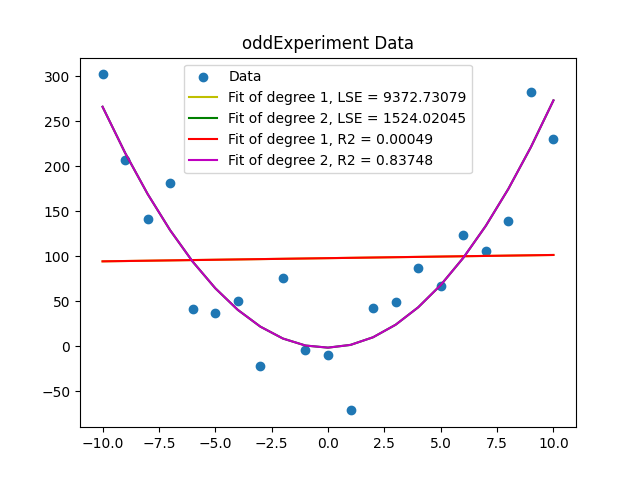

Recreate this plot in Python.
import numpy as np
import matplotlib.pyplot as plt
result = []  # 作為容器暫存數據
y = []  # 存y座標
x = []  # 存x座標

# -------------------------------讀文檔-------------------------------
path = "oddExperiment.txt"  # 文檔路徑
f = open(path, 'r')  # 讀文檔

# -------------------------------處理result,存入不同list-------------------------------
for line in f:
    result.append(list(line.strip("\n").split(",")))  # 把文檔逐行讀取存在result
f.close()  # 關閉檔案
del result[0]  # result的第一個元素不會用到
# print(result)  #檢測

for i in result:  # 把暫存在result的數據分到x和y的list
    k = i[0].split()
    print(k)
    y.append(float(k[0]))  # 轉成浮點數
    x.append(int(k[1]))  # 轉成數字

# print(y)    #檢測
# print(x)    #檢測

# -------------------------------畫圖-------------------------------
plt.scatter(x, y, label="Data")  # 繪製散點圖
plt.title('oddExperiment Data')
x = np.array(x)  # 先換成array，等下才可以直接互相加減
y = np.array(y)  # 先換成array，等下才可以直接互相加減

parameter1 = np.polyfit(x, y, 1)  # 對散點圖進行一階擬合
y2 = parameter1[0]*x+parameter1[1]

parameter2 = np.polyfit(x, y, 2)  # 對散點圖進行二階擬合
y3 = parameter2[0] * x**2+parameter2[1]*x+parameter2[2]

MSE1 = round(np.mean(np.square(y2 - y)), 5)  # 計算一階的LSE，並近似至5位數
# print(MSE1) #檢測

MSE2 = round(np.mean(np.square(y3 - y)), 5)  # 計算二階的LSE，並近似至5位數
# print(MSE2) #檢測

corr_matrix = np.corrcoef(y, y2)  # 計算一階的R2
corr1 = corr_matrix[0, 1]
R_sq1 = round(corr1**2, 5)
# print(R_sq1)    #檢測

corr_matrix = np.corrcoef(y, y3)  # 計算二階的R2
corr2 = corr_matrix[0, 1]
R_sq2 = round(corr2**2, 5)
# print(R_sq2)   #檢測

plt.plot(x, y2, color="y", label="Fit of degree 1, LSE = "+str(MSE1))
plt.plot(x, y3, color="g", label="Fit of degree 2, LSE = "+str(MSE2))
plt.plot(x, y2, color="r", label="Fit of degree 1, R2 = "+str(R_sq1))
plt.plot(x, y3, color="m", label="Fit of degree 2, R2 = "+str(R_sq2))

plt.legend()
plt.savefig('lab13_plus.png')  # 儲存圖片
plt.show()
